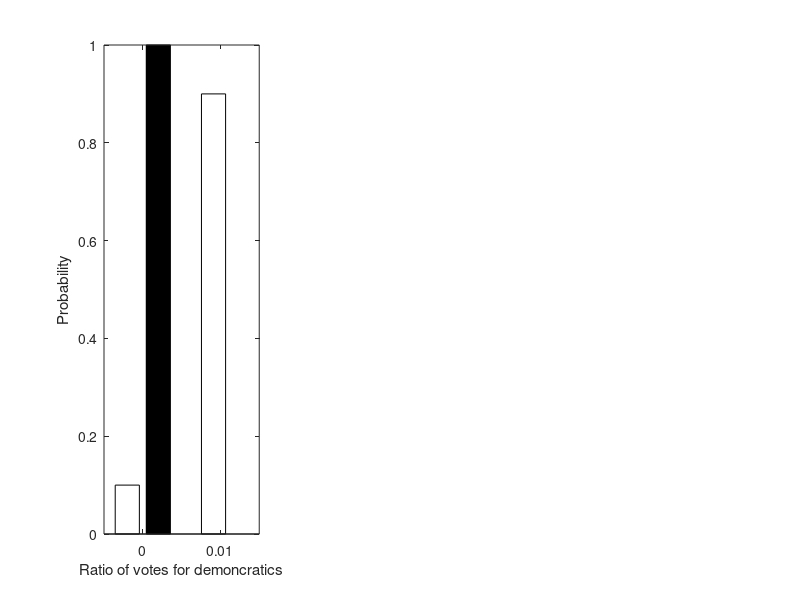

The MATLAB script that drew this image: (Note: this script raises an error after producing the figure.)
clear all;
close all;
clc;

n = 100;
ratio = 0.9;
T = n*ratio;
GT = 81268924/(81268924 + 74216154)

n_mean = round([0, GT*(n-1)]);

figure,

for temp = 1:length(n_mean)
    n_mean_temp = n_mean(temp);
    p0 = hygepdf(0:T,n,n_mean_temp,T);
    p1 = hygepdf(0:T,n,n_mean_temp+1,T);
    p = [p1; p0];
    x0 = 0:T;
    indicator0 = max(p);
    indicator0 = indicator0 > 0;
    p = p(:,indicator0);
    x0 = x0(indicator0);
    
    subplot(1,3,temp)
    %rectangle('Position',[0,0,1,1],'FaceColor',[0 .5 .5],'LineWidth',0)
    
    
    bar(x0/T, p','FaceColor','flat');
    xlabel('Ratio of votes for demoncratics')
    ylabel('Probability')
    
    if temp == 1
        set(gca,'XTick',[0, 0.01])
    end
    
    p0 = p(1,:);
    p1 = p(2,:);
    
    acc0 = p0./(p1+p0);
    acc1 = p1./(p1+p0);
    
    acc = [acc0; acc1];
    acc = max(acc);
    
    yyaxis right
    plot(x0/T, acc, '-o', 'linewidth', 2.5);
    ylim([0.5,1])
    ylabel('Adversaries'' hypothesis testing accuracy')
    
    set(gca, 'linewidth', 1.1, 'fontsize', 14, 'fontname', 'times')
end


subplot(1,3,3)
pdf_bi = binopdf(0:n, n, GT);
plot((0:n)/n, pdf_bi, '-', 'linewidth', 2.5);